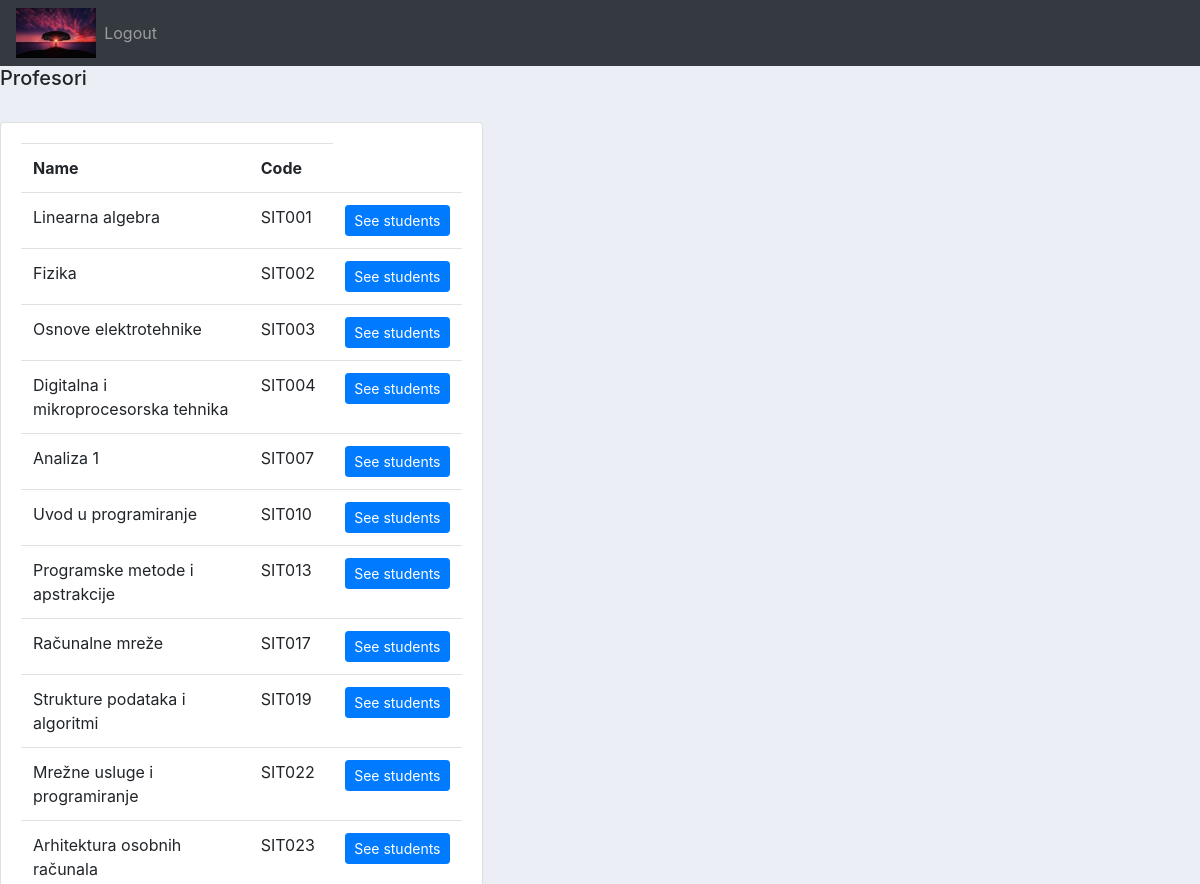
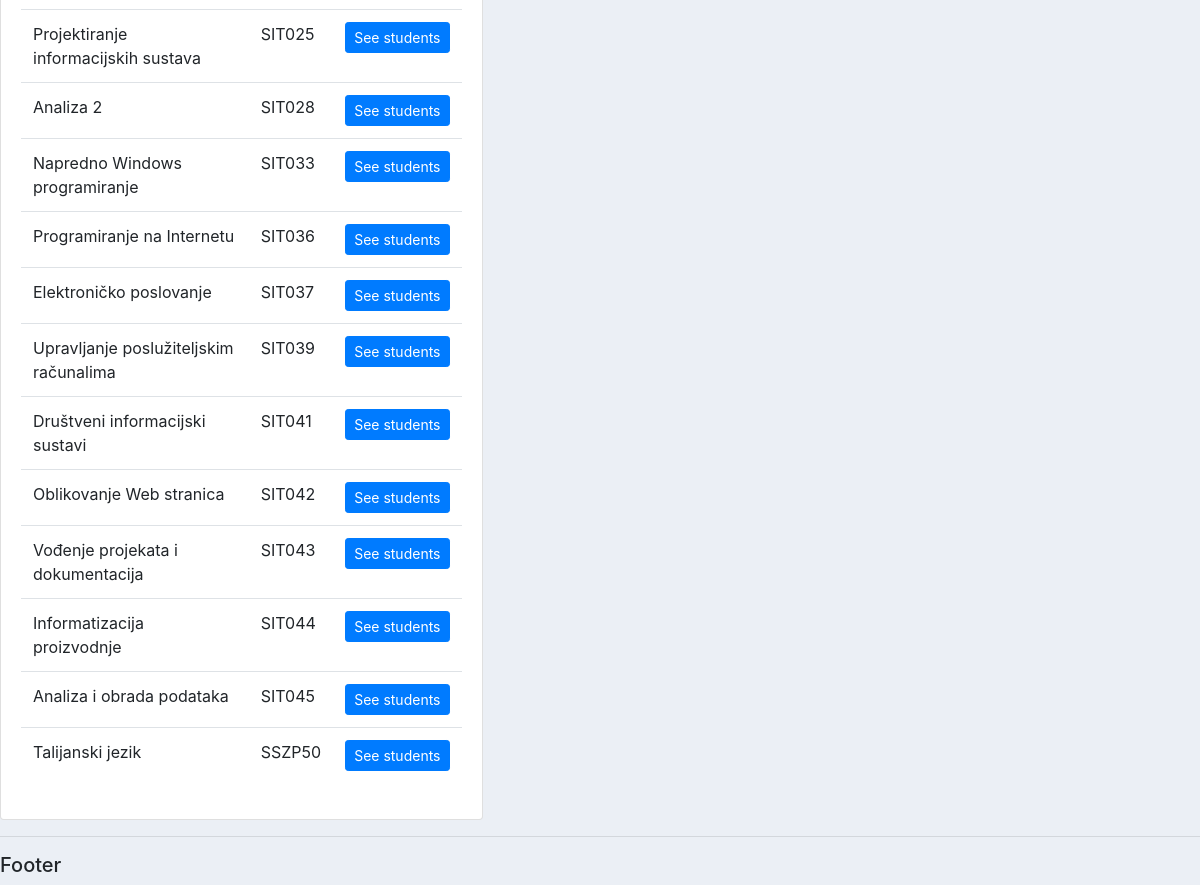
Page /profesor/profpred (signed in) on the committed database (2 pictures, top to bottom).
### projekt/models.py (models this page shows, shortened)
class Predmeti(models.Model):
    IZBORNI = (('DA', 'da'), ('NE', 'ne'))
    name = models.CharField(max_length=50)
    kod = models.CharField(max_length=50)
    program = models.CharField(max_length=50)
    ects = models.IntegerField()
    sem_red = models.IntegerField()
    sem_izv = models.IntegerField()
    izborni = models.CharField(max_length=50, choices=IZBORNI)
    nositelj =models.ForeignKey(Korisnik,on_delete=models.CASCADE, blank=True,null=True)

### projekt/views.py (the view)
# urls.py: path('profesor/profpred',views.listpredmet,name='profpred'),
def listpredmet(request):
    user = request.user
    predmeti = Predmeti.objects.filter(nositelj=user)
    context = {'predmeti': predmeti}
    return render(request, 'projekti/profpred.html', context)

### projekt/templates/projekti/profpred.html
{% extends 'projekti/main.html' %}
{% block content %}
<div class="row">
    <div class="col-md-5">
        <h5>Profesori</h5>
        <br>
        <div class="card card-body">
            <table class="table table-sa">
                <tr>
                    <th>Name</th>
                    <th>Code</th>
                </tr>
                {% for predmet in predmeti %}
                <tr>
                    <td>{{ predmet.name }}</td>
                    <td>{{ predmet.kod }}</td>
                    <td><a class="btn btn-primary btn-sm btn-block" href ="{% url 'seestud' predmet.id %}">See students</a></td>
                </tr>
                {% endfor %}
            </table>
        </div>
    </div>
</div>
{% endblock %}

### static/css/main.css (style rules this page uses)
body { background-color: #ebeff5; }

### rows in the picture
Predmeti: name "Linearna algebra", kod "SIT001"
Predmeti: name "Fizika", kod "SIT002"
Predmeti: name "Osnove elektrotehnike", kod "SIT003"
Predmeti: name "Digitalna i mikroprocesorska tehnika", kod "SIT004"
Predmeti: name "Analiza 1", kod "SIT007"
Predmeti: name "Uvod u programiranje", kod "SIT010"
Predmeti: name "Programske metode i apstrakcije", kod "SIT013"
Predmeti: name "Računalne mreže", kod "SIT017"
Predmeti: name "Strukture podataka i algoritmi", kod "SIT019"
Predmeti: name "Mrežne usluge i programiranje", kod "SIT022"
Predmeti: name "Arhitektura osobnih računala", kod "SIT023"
Predmeti: name "Projektiranje informacijskih sustava", kod "SIT025"
Predmeti: name "Analiza 2", kod "SIT028"
Predmeti: name "Napredno Windows programiranje", kod "SIT033"
Predmeti: name "Programiranje na Internetu", kod "SIT036"
Predmeti: name "Elektroničko poslovanje", kod "SIT037"
Predmeti: name "Upravljanje poslužiteljskim računalima", kod "SIT039"
Predmeti: name "Društveni informacijski sustavi", kod "SIT041"
Predmeti: name "Oblikovanje Web stranica", kod "SIT042"
Predmeti: name "Vođenje projekata i dokumentacija", kod "SIT043"
Predmeti: name "Informatizacija proizvodnje", kod "SIT044"
Predmeti: name "Analiza i obrada podataka", kod "SIT045"
Predmeti: name "Talijanski jezik", kod "SSZP50"
